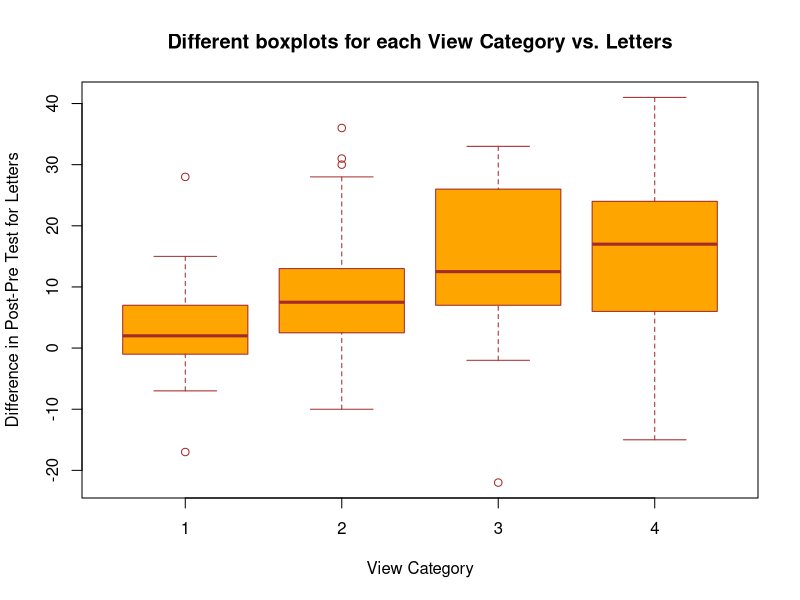
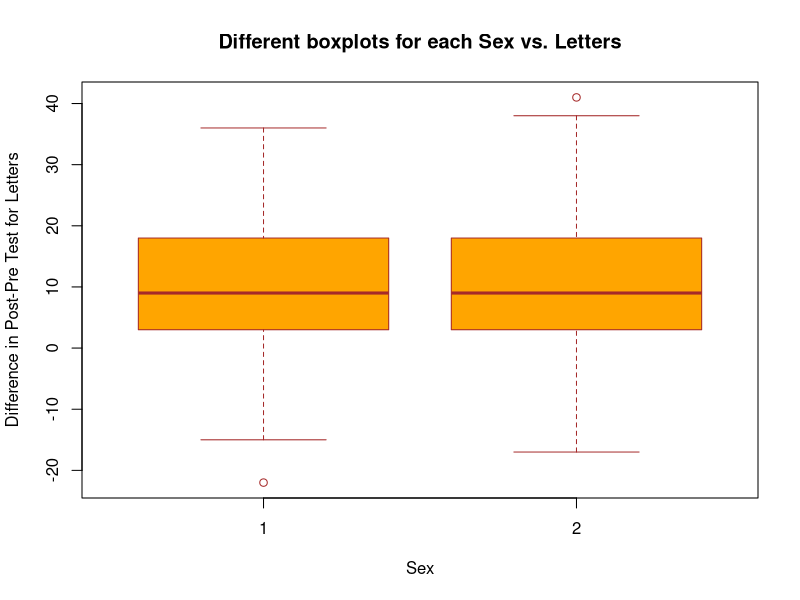
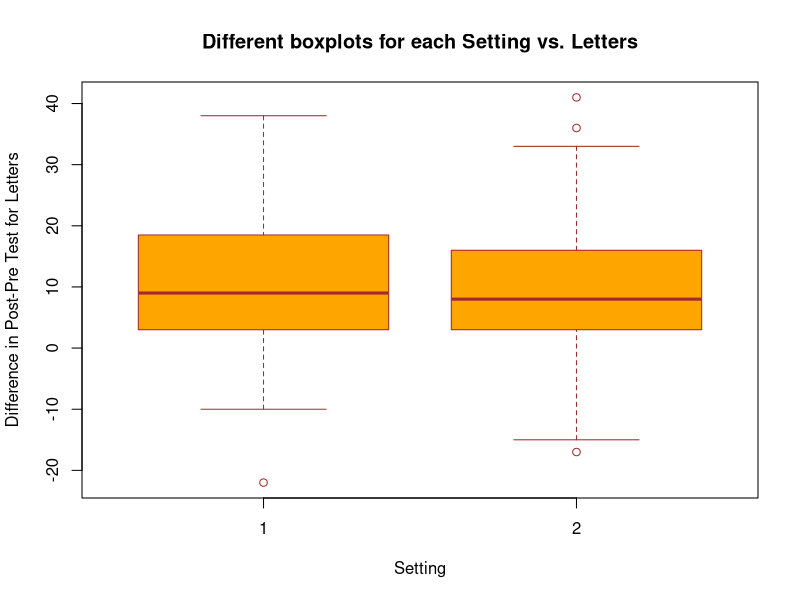
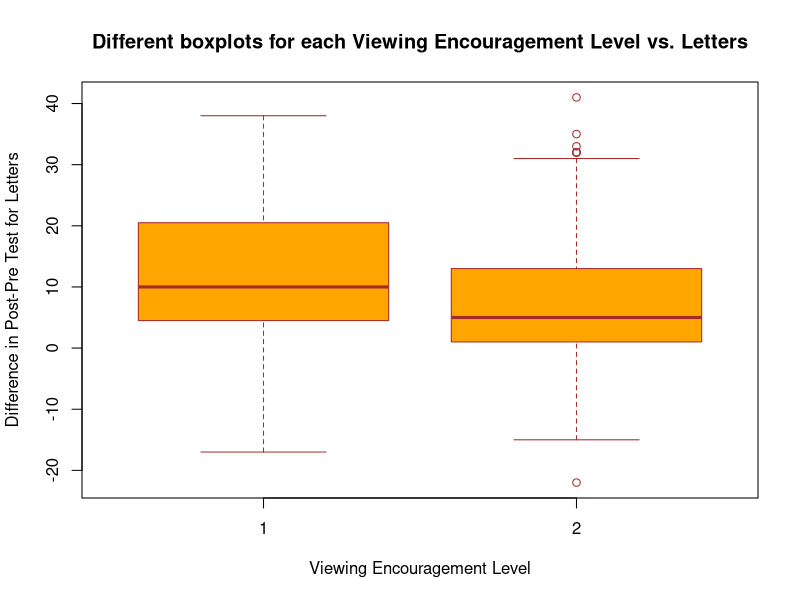
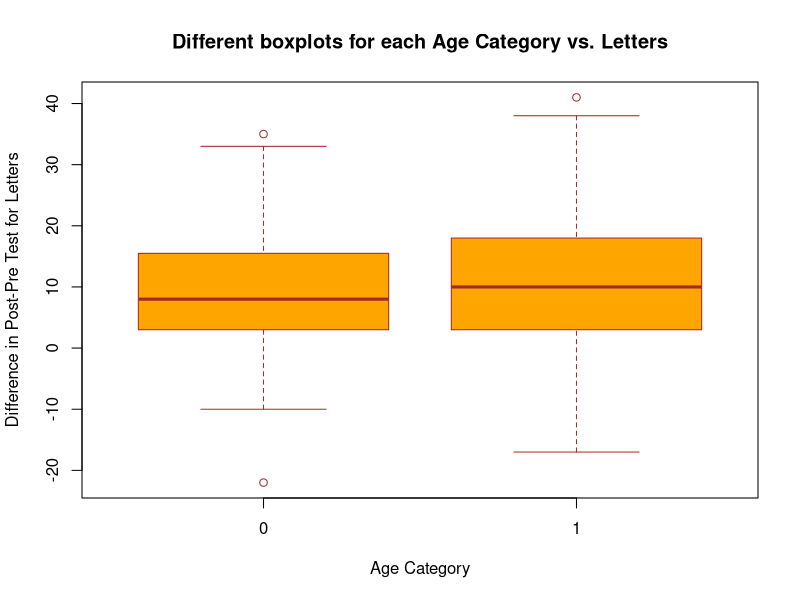

The R source for these figures, in order:
SesData = read.csv("SesameStreetData.csv", header = T)
SesData
attach(SesData)

####Create Boxplots for EDA

##Boxplot for letters vs. view Category
boxplot(Difflet~viewcat,
        data=SesData,
        main="Different boxplots for each View Category vs. Letters",
        xlab="View Category",
        ylab="Difference in Post-Pre Test for Letters",
        col="orange",
        border="brown"
)

##Boxplot for letters vs. sex
boxplot(Difflet~sex,
        data=SesData,
        main="Different boxplots for each Sex vs. Letters",
        xlab="Sex",
        ylab="Difference in Post-Pre Test for Letters",
        col="orange",
        border="brown"
)

##Boxplot for letters vs. setting
boxplot(Difflet~setting,
        data=SesData,
        main="Different boxplots for each Setting vs. Letters",
        xlab="Setting",
        ylab="Difference in Post-Pre Test for Letters",
        col="orange",
        border="brown"
)

##Boxplot for letters vs. viewenc
boxplot(Difflet~viewenc,
        data=SesData,
        main="Different boxplots for each Viewing Encouragement Level vs. Letters",
        xlab="Viewing Encouragement Level",
        ylab="Difference in Post-Pre Test for Letters",
        col="orange",
        border="brown"
)

##Boxplot for letters vs. agecat
boxplot(Difflet~agecat,
        data=SesData,
        main="Different boxplots for each Age Category vs. Letters",
        xlab="Age Category",
        ylab="Difference in Post-Pre Test for Letters",
        col="orange",
        border="brown"
)

##Boxplot for numbers vs. viewcat
##Boxplot for numbers vs. sex
##Boxplot for numbers vs. setting
##Boxplot for numbers vs. viewenc
##Boxplot for numbers vs. agecat

##Boxplot for body parts vs. viewcat
##Boxplot for body parts vs. sex
##Boxplot for body parts vs. setting
##Boxplot for body parts vs. viewenc
##Boxplot for body parts vs. agecat

